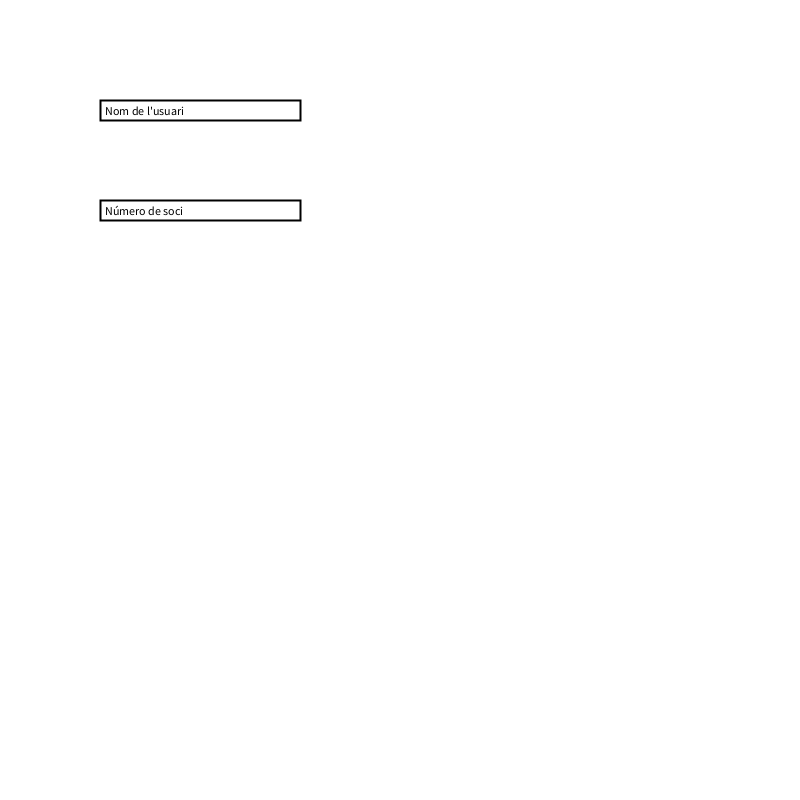
Frame 1 (no input)
Frame 60 (the mouse pressed at the canvas centre just before this capture): identical to frame 1, image omitted
Frame 120 (the mouse held since frame 60 and released just before this capture): identical to frame 1, image omitted

The Processing sketch that drew this single still picture (run headless with seeded random() and noise(); from frame 60 on, the mouse is pressed at the canvas centre):

// Processing sketch: textInfo_001
// ── textInfo_001.pde
TextInfo t1, t2;

void setup(){
  size(800, 800);
  t1 = new TextInfo("Nom de l'usuari", 100, 100, 200, 20);
  t2 = new TextInfo("Número de soci", 100, 200, 200, 20);
}


void draw(){
  background(255);
  t1.display();
  t2.display();
}

// ── TextInfo.pde
class TextInfo {
  
  float x, y, w, h;
  String text;
  
  TextInfo(String t, float x, float y, float w, float h){
    this.text = t;
    this.x = x; this.y = y; this.w = w; this.h = h;
  }
  
  void display(){
    stroke(0); strokeWeight(2); fill(255);
    rect(x, y, w, h);
    fill(0);
    text(this.text, x + 5, y + 15);
  }
  
}
